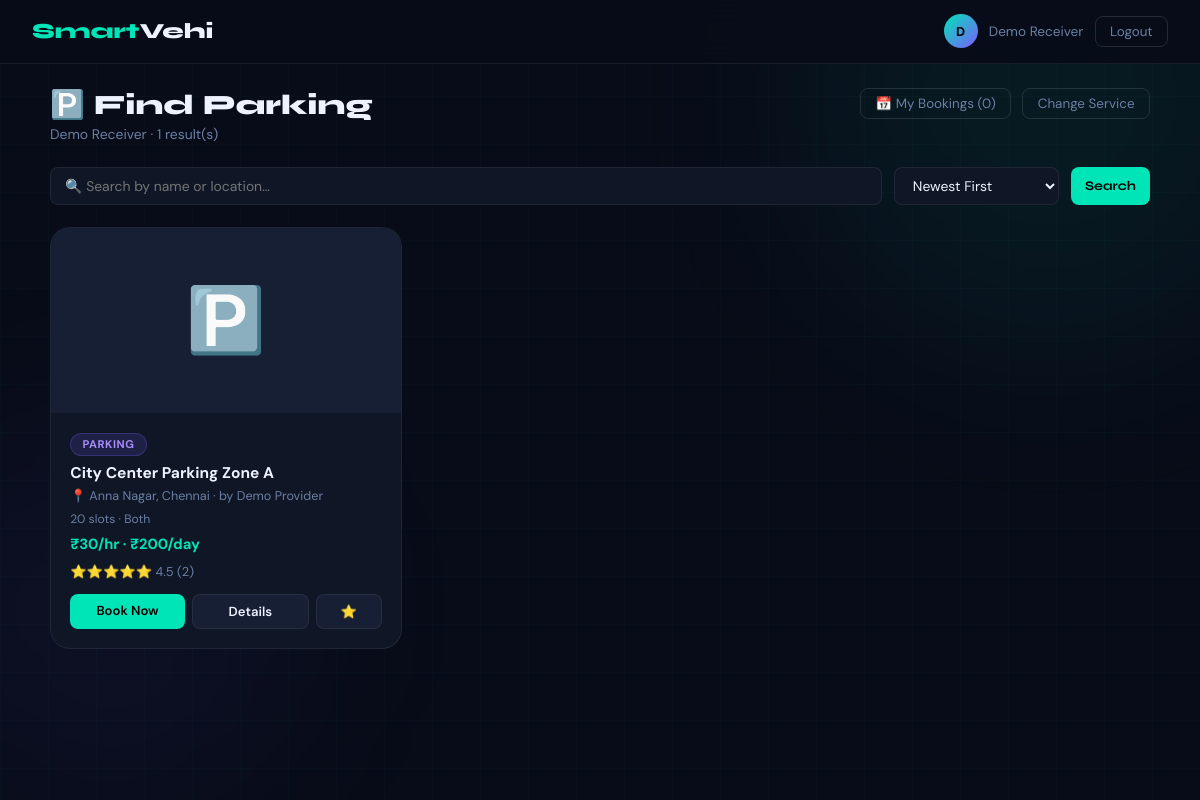
/receiver/browse.php (signed in), run on the app's committed database.
### tables this page shows
CREATE TABLE IF NOT EXISTS users (
    id         INT AUTO_INCREMENT PRIMARY KEY,
    full_name  VARCHAR(120) NOT NULL,
    email      VARCHAR(180) NOT NULL UNIQUE,
    phone      VARCHAR(20)  NOT NULL DEFAULT '',
    password   VARCHAR(255) NOT NULL,
    role       ENUM('provider','receiver') NOT NULL,
    created_at TIMESTAMP DEFAULT CURRENT_TIMESTAMP
);

CREATE TABLE IF NOT EXISTS listings (
    id               INT AUTO_INCREMENT PRIMARY KEY,
    user_id          INT NOT NULL,
    type             ENUM('parking','washing','rental') NOT NULL,
    name             VARCHAR(200) NOT NULL,
    location         VARCHAR(300) NOT NULL,
    description      TEXT,
    image            VARCHAR(300) DEFAULT NULL,
     
    price_hour       DECIMAL(10,2) DEFAULT NULL,
    price_day        DECIMAL(10,2) DEFAULT NULL,
    total_slots      INT           DEFAULT NULL,
    vehicle_type     VARCHAR(50)   DEFAULT NULL,
    late_fee_hour    DECIMAL(10,2) DEFAULT 50.00,
     
    price_basic      DECIMAL(10,2) DEFAULT NULL,
    price_full       DECIMAL(10,2) DEFAULT NULL,
    services_offered TEXT          DEFAULT NULL,
    pickup_drop_fee  DECIMAL(10,2) DEFAULT 100.00,
     
    rental_type      VARCHAR(100)  DEFAULT NULL,
    vehicle_model    VARCHAR(100)  DEFAULT NULL,
    rent_hour        DECIMAL(10,2) DEFAULT NULL,
    rent_day         DECIMAL(10,2) DEFAULT NULL,
    fuel_type        VARCHAR(50)   DEFAULT NULL,
    late_fee_rental  DECIMAL(10,2) DEFAULT 100.00,
     
    is_taken         TINYINT(1)    DEFAULT 0,
    taken_at         DATETIME      DEFAULT NULL,
    return_due       DATETIME      DEFAULT NULL,
    is_active        TINYINT(1)    DEFAULT 1,
    created_at       TIMESTAMP     DEFAULT CURRENT_TIMESTAMP,
    FOREIGN KEY (user_id) REFERENCES users(id) ON DELETE CASCADE
);

### receiver/browse.php (the view, shortened to what this page needs)
<?php
require_once '../includes/config.php';
$user=getCurrentUser(); $db=getDB(); $B=baseUrl();
$service=$_SESSION['chosen_service']??'parking';
$search=trim($_GET['search']??'');
$sort=$_GET['sort']??'newest';
$typeEsc=$db->real_escape_string($service);
$where="l.type='$typeEsc' AND l.is_active=1";
$order=match($sort){'price-low'=>'COALESCE(l.price_hour,l.price_basic,l.rent_hour,0) ASC','price-high'=>'COALESCE(l.price_hour,l.price_basic,l.rent_hour,0) DESC','rating'=>'avg_rating DESC',default=>'l.created_at DESC'};
$rows=$db->query("SELECT l.*,u.full_name AS pname,ROUND(AVG(r.rating),1) AS avg_rating,COUNT(r.id) AS rcnt FROM listings l JOIN users u ON l.user_id=u.id LEFT JOIN reviews r ON r.listing_id=l.id WHERE $where GROUP BY l.id ORDER BY $order");
$myBC=(int)$db->query("SELECT COUNT(*) FROM bookings WHERE user_id={$user['id']}")->fetch_row()[0];
$icons=['parking'=>'🅿️','washing'=>'🚿','rental'=>'🚗'];
$pageTitle='Find '.ucfirst($service); require_once '../includes/header.php'; ?>
<div class="page fu" style="padding-top:5.5rem;">
<div class="container">
  <div style="display:flex;justify-content:space-between;align-items:flex-start;margin-bottom:1.5rem;flex-wrap:wrap;gap:1rem;">
    <div>
      <h2 style="font-size:1.75rem;font-weight:800;"><?= $icons[$service] ?> Find <?= ucfirst($service) ?></h2>
      <div style="color:var(--muted);font-size:.87rem;margin-top:.2rem;"><?= clean($user['full_name']) ?> · <?= $rows->num_rows ?> result(s)</div>
    </div>
    <div style="display:flex;gap:.7rem;flex-wrap:wrap;">
      <a href="<?= $B ?>/receiver/my_bookings.php" class="nbtn">📅 My Bookings (<?= $myBC ?>)</a>
      <a href="<?= $B ?>/service.php?role=receiver" class="nbtn">Change Service</a>
    </div>
  </div>
  <form method="GET">
    <div class="filter-bar">
      <input type="text" name="search" placeholder="🔍 Search by name or location…" value="<?= clean($search) ?>">
      <select name="sort">
        <option value="newest" <?= $sort==='newest'?'selected':'' ?>>Newest First</option>
      </select>
      <button type="submit" class="btn btn-primary btn-sm">Search</button>
    </div>
  </form>
  <?php if($rows->num_rows===0): ?>
    <div class="empty"><div class="ei">🔍</div><p>No <?= $service ?> services found.<?= $search?' Try a different term.':' Check back soon!' ?></p></div>
  <?php else: ?>
  <div class="grid3">
  <?php while($l=$rows->fetch_assoc()):
    $price=match($l['type']){'parking'=>'₹'.(float)$l['price_hour'].'/hr · ₹'.(float)$l['price_day'].'/day','washing'=>'Basic: ₹'.(float)$l['price_basic'].' · Full: ₹'.(float)$l['price_full'],'rental'=>'₹'.(float)$l['rent_hour'].'/hr · ₹'.(float)$l['rent_day'].'/day',default=>'—'};
    $extra=match($l['type']){'parking'=>(int)$l['total_slots'].' slots · '.clean($l['vehicle_type']??''),'washing'=>clean($l['services_offered']??''),'rental'=>clean($l['rental_type']??'').' · '.clean($l['vehicle_model']??'').' · '.clean($l['fuel_type']??''),default=>''};
    $isTaken=$l['is_taken']&&in_array($l['type'],['parking','rental']); ?>
  <div class="lcard">
    <div class="lcard-img">
      <?php if($l['image']): ?><img src="<?= $B ?>/<?= clean($l['image']) ?>" alt=""><?php else: echo $icons[$l['type']]; endif; ?>
    </div>
    <div class="lcard-body">
      <span class="badge badge-<?= $l['type'] ?>"><?= strtoupper($l['type']) ?></span>
      <div class="lcard-title" style="margin-top:.45rem;"><?= clean($l['name']) ?></div>
      <div class="lcard-meta">📍 <?= clean($l['location']) ?> · by <?= clean($l['pname']) ?></div>
      <div class="lcard-extra"><?= $extra ?></div>
      <div class="lcard-price"><?= $price ?></div>
      <div class="lcard-rating"><?= stars((float)$l['avg_rating'],(int)$l['rcnt']) ?></div>
      <div class="lcard-actions">
        <?php if(!$isTaken): ?>
          <a href="<?= $B ?>/receiver/book.php?id=<?= $l['id'] ?>" class="lcard-btn lcard-btn-p">Book Now</a>
        <?php else: ?>
          <span class="lcard-btn" style="background:rgba(239,68,68,.1);color:#f87171;cursor:default;">Unavailable</span>
        <?php endif; ?>
        <a href="<?= $B ?>/receiver/listing.php?id=<?= $l['id'] ?>" class="lcard-btn lcard-btn-s">Details</a>
        <a href="<?= $B ?>/receiver/reviews.php?id=<?= $l['id'] ?>" class="lcard-btn lcard-btn-s" style="flex:.5;color:var(--gold);">⭐</a>
      </div>
    </div>
  </div>
  <?php endwhile; ?>
  </div>
  <?php endif; ?>
</div></div>
<?php require_once '../includes/footer.php'; ?>

### includes/header.php (shortened to what this page needs)
<?php
$currentUser = getCurrentUser();
$B = baseUrl();
?><!DOCTYPE html>
<html lang="en">
<head>
</head>
<body>
<div class="bg-grid"></div>
<nav class="navbar">
  <a href="<?= $B ?>/index.php" class="logo">Smart<span>Vehi</span></a>
  <div class="nav-r">
    <?php if ($currentUser): ?>
      <div class="avatar"><?= strtoupper(substr($currentUser['full_name'],0,1)) ?></div>
      <span class="uname"><?= clean($currentUser['full_name']) ?></span>
      <a href="<?= $B ?>/logout.php" class="nbtn">Logout</a>
    <?php else: ?>
      <a href="<?= $B ?>/index.php" class="nbtn">← Home</a>
    <?php endif; ?>
  </div>
</nav>
<div class="wrap">

### includes/config.php (shortened to what this page needs)
<?php
function baseUrl(): string {
    static $base = null;
    if ($base !== null) return $base;
    $proto  = (!empty($_SERVER['HTTPS']) && $_SERVER['HTTPS'] !== 'off') ? 'https' : 'http';
    $host   = $_SERVER['HTTP_HOST'];
    $script = $_SERVER['SCRIPT_NAME'];
    $parts  = explode('/', trim(dirname($script), '/'));
    $path   = '';
    foreach ($parts as $seg) {
        $path .= '/' . $seg;
    }
    $base = $proto . '://' . $host . $path;
    return $base;
}
function getDB(): mysqli {
    static $conn = null;
    if ($conn !== null) return $conn;
    $conn = new mysqli(DB_HOST, DB_USER, DB_PASS, DB_NAME);
    $conn->set_charset('utf8mb4');
    return $conn;
}
function clean(string $v): string {
    return htmlspecialchars(strip_tags(trim($v)), ENT_QUOTES, 'UTF-8');
}
function getCurrentUser(): ?array {
    $db = getDB(); $id = (int)$_SESSION['user_id'];
    $s  = $db->prepare('SELECT * FROM users WHERE id=?');
    $s->bind_param('i', $id); $s->execute();
    return $s->get_result()->fetch_assoc() ?: null;
}
function stars(float $avg, int $count): string {
    $f = (int)round($avg);
    return str_repeat('⭐',$f).str_repeat('☆',5-$f)
         .' <span style="color:var(--muted);font-size:.8rem">'.number_format($avg,1).' ('.$count.')</span>';
}
?>

### includes/header.php (style rules this page uses)
:root { --bg:#080c18;--surface:#0f1626;--surface2:#161f34;--surface3:#1c2640; --accent:#00e5b8;--accent2:#ff5f1f;--accent3:#7c5cfc;--gold:#fbbf24; --text:#eef2ff;--muted:#6b7fa3;--muted2:#4a5568; --border:rgba(255,255,255,0.07);--border2:rgba(255,255,255,0.12); --glow:0 0 40px rgba(0,229,184,.2);--r:14px;--r2:20px; --ease:all .3s cubic-bezier(.4,0,.2,1); }
* { margin:0;padding:0;box-sizing:border-box; }
html { scroll-behavior:smooth; }
body { font-family:'DM Sans',sans-serif;background:var(--bg);color:var(--text);min-height:100vh;overflow-x:hidden; }
h1,h2,h3,h4 { font-family:'Syne',sans-serif; }
a { color:inherit;text-decoration:none; }
.bg-grid { position:fixed;inset:0;z-index:0;pointer-events:none; background-image:linear-gradient(rgba(0,229,184,.025) 1px,transparent 1px), linear-gradient(90deg,rgba(0,229,184,.025) 1px,transparent 1px);background-size:48px 48px; }
.wrap { position:relative;z-index:1; }
.page { min-height:100vh;padding:5.5rem 1.5rem 3rem; }
.container { max-width:1100px;margin:0 auto; }
.navbar { position:fixed;top:0;left:0;right:0;z-index:500; display:flex;align-items:center;justify-content:space-between;padding:.9rem 2rem; background:rgba(8,12,24,.92);backdrop-filter:blur(24px);border-bottom:1px solid var(--border); }
.logo { font-family:'Syne',sans-serif;font-weight:800;font-size:1.35rem;color:var(--accent); }
.logo span { color:var(--text); }
.nav-r { display:flex;align-items:center;gap:.7rem;flex-wrap:wrap; }
.avatar { width:34px;height:34px;border-radius:50%;background:linear-gradient(135deg,var(--accent),var(--accent3)); display:flex;align-items:center;justify-content:center;font-weight:800;font-size:.8rem;color:#000; }
.uname { font-size:.85rem;color:var(--muted);max-width:130px;white-space:nowrap;overflow:hidden;text-overflow:ellipsis; }
.nbtn { background:none;border:1px solid var(--border2);color:var(--muted);padding:.38rem .9rem; border-radius:8px;font-size:.84rem;cursor:pointer;transition:var(--ease);display:inline-block; }
.btn { display:inline-flex;align-items:center;justify-content:center;gap:.4rem;padding:.78rem 1.7rem;border:none;border-radius:10px;cursor:pointer;font-family:'Syne',sans-serif;font-weight:700;font-size:.93rem;transition:var(--ease); }
.btn-primary { background:var(--accent);color:#000; }
.btn-sm { padding:.42rem .88rem;font-size:.82rem;border-radius:8px; }
.badge { display:inline-block;padding:.22rem .7rem;border-radius:999px;font-size:.7rem;font-weight:700;letter-spacing:.05em; }
.badge-parking { background:rgba(124,92,252,.15);color:#a78bfa;border:1px solid rgba(124,92,252,.25); }
.grid3 { display:grid;grid-template-columns:repeat(auto-fill,minmax(290px,1fr));gap:1.4rem; }
.lcard { background:var(--surface);border:1px solid var(--border);border-radius:var(--r2);overflow:hidden;transition:var(--ease); }
.lcard-img { width:100%;height:185px;background:var(--surface2);display:flex;align-items:center;justify-content:center;font-size:4rem;overflow:hidden;position:relative; }
.lcard-body { padding:1.2rem; }
.lcard-title { font-size:.97rem;font-weight:700;margin-bottom:.28rem; }
.lcard-meta { color:var(--muted);font-size:.79rem;margin-bottom:.42rem; }
.lcard-extra { font-size:.76rem;color:var(--muted);margin-bottom:.45rem; }
.lcard-price { color:var(--accent);font-weight:700;font-size:.92rem;margin-bottom:.55rem; }
.lcard-rating { margin-bottom:.9rem;font-size:.82rem; }
.lcard-actions { display:flex;gap:.45rem; }
.lcard-btn { flex:1;padding:.48rem .4rem;border:none;border-radius:8px;cursor:pointer;font-family:'DM Sans',sans-serif;font-size:.82rem;font-weight:600;transition:var(--ease);text-align:center;display:inline-block; }
.lcard-btn-p { background:var(--accent);color:#000; }
.lcard-btn-s { background:var(--surface2);color:var(--text);border:1px solid var(--border); }
.filter-bar { display:flex;gap:.75rem;margin-bottom:1.4rem;flex-wrap:wrap; }
.filter-bar input,.filter-bar select { background:var(--surface);border:1px solid var(--border);border-radius:8px;padding:.48rem .88rem;color:var(--text);font-family:'DM Sans',sans-serif;font-size:.87rem; }
.filter-bar input { flex:1;min-width:190px; }
.fu { animation:fadeUp .45s ease both; }

### data on the page
users: full_name "D", full_name "Demo Receiver"
listings: type "🅿️", type "PARKING", name "City Center Parking Zone A", location "Anna Nagar, Chennai", user.full_name "Demo Provider", extra "20 slots · Both", price "₹30/hr · ₹200/day"

### other printed values
$icons[$service] "🅿️"
$service "Parking"
$rows->num_rows "1"
$myBC "0"
